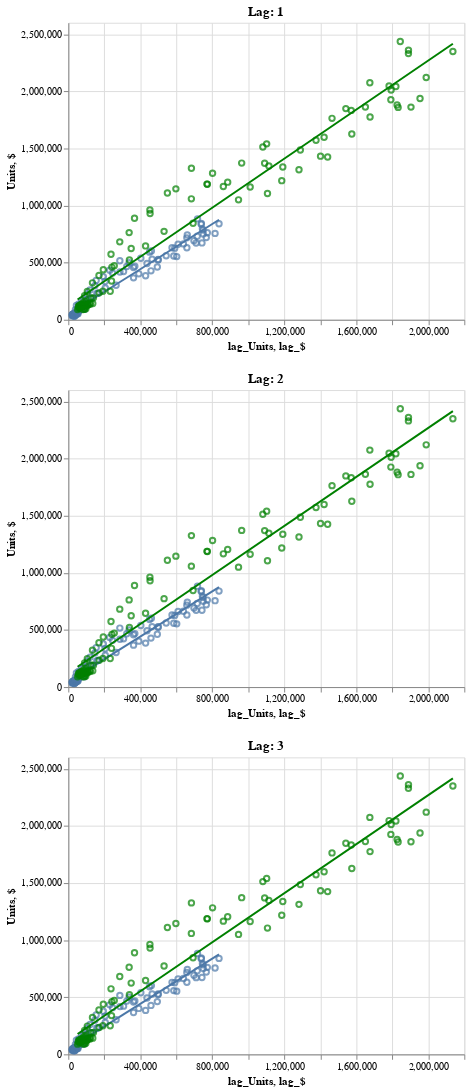

Source (notebook cell):
### Markdown cell above
In the figure above, the lags start dropping in correlation the farther we go out. Therefore we should pick the closest 3

### Code cell
def lag_plots(data, lag_num):
    """Plots a correlation chart between the units/$ metrics to their lags for how ever many lags specified

    Args:
        data (pandas DataFrame): Data
        lag_num (int): Number of lags. Level is yearly.

    Returns:
        altair Chart: Correlation lag plot
    """
    temp = data.copy()
    charts = []
    for lag in np.arange(1, lag_num+1):
        # Multiply by 52 to represent a year
        temp['lag_Units'] = temp['Units'].shift(periods=52*lag)
        temp['lag_$'] = temp['$'].shift(periods=52*lag)

        chart1 = alt.Chart(temp).mark_point().encode(x='lag_Units', y='Units')
        chart2 = alt.Chart(temp).mark_point(color = 'green').encode(x='lag_$', y='$')

        charts.append((
            chart1 + 
            chart1.transform_regression('lag_Units', 'Units').mark_line(color='light blue') + 
            chart2 + 
            chart2.transform_regression('lag_$', '$').mark_line(color='green')
            ).properties(title=f'Lag: {lag}'))

    # * means packaging arguments. In a function call, the * symbol can be used to pass a list of arguments as separate positional arguments
    # Also shared the x-axis among all charts
    return alt.vconcat(*charts).resolve_scale(
        x='shared'
    )

# Looking at correlation with 3 lag features
lag_plots(data, 3)

### Figure 1 — Vega-Lite specification as saved in the notebook (floating-point values rounded to 4 significant figures; data arrays with more than 128 entries replaced by an {"elided": "..."} marker saying what was removed)
{"config": {"view": {"continuousWidth": 400, "continuousHeight": 300}}, "vconcat": [{"layer": [{"mark": "point", "encoding": {"x": {"field": "lag_Units", "type": "quantitative"}, "y": {"field": "Units", "type": "quantitative"}}}, {"mark": {"type": "line", "color": "light blue"}, "encoding": {"x": {"field": "lag_Units", "type": "quantitative"}, "y": {"field": "Units", "type": "quantitative"}}, "transform": [{"on": "lag_Units", "regression": "Units"}]}, {"mark": {"type": "point", "color": "green"}, "encoding": {"x": {"field": "lag_$", "type": "quantitative"}, "y": {"field": "$", "type": "quantitative"}}}, {"mark": {"type": "line", "color": "green"}, "encoding": {"x": {"field": "lag_$", "type": "quantitative"}, "y": {"field": "$", "type": "quantitative"}}, "transform": [{"on": "lag_$", "regression": "$"}]}], "title": "Lag: 1"}, {"layer": [{"mark": "point", "encoding": {"x": {"field": "lag_Units", "type": "quantitative"}, "y": {"field": "Units", "type": "quantitative"}}}, {"mark": {"type": "line", "color": "light blue"}, "encoding": {"x": {"field": "lag_Units", "type": "quantitative"}, "y": {"field": "Units", "type": "quantitative"}}, "transform": [{"on": "lag_Units", "regression": "Units"}]}, {"mark": {"type": "point", "color": "green"}, "encoding": {"x": {"field": "lag_$", "type": "quantitative"}, "y": {"field": "$", "type": "quantitative"}}}, {"mark": {"type": "line", "color": "green"}, "encoding": {"x": {"field": "lag_$", "type": "quantitative"}, "y": {"field": "$", "type": "quantitative"}}, "transform": [{"on": "lag_$", "regression": "$"}]}], "title": "Lag: 2"}, {"layer": [{"mark": "point", "encoding": {"x": {"field": "lag_Units", "type": "quantitative"}, "y": {"field": "Units", "type": "quantitative"}}}, {"mark": {"type": "line", "color": "light blue"}, "encoding": {"x": {"field": "lag_Units", "type": "quantitative"}, "y": {"field": "Units", "type": "quantitative"}}, "transform": [{"on": "lag_Units", "regression": "Units"}]}, {"mark": {"type": "point", "color": "green"}, "encoding": {"x": {"field": "lag_$", "type": "quantitative"}, "y": {"field": "$", "type": "quantitative"}}}, {"mark": {"type": "line", "color": "green"}, "encoding": {"x": {"field": "lag_$", "type": "quantitative"}, "y": {"field": "$", "type": "quantitative"}}, "transform": [{"on": "lag_$", "regression": "$"}]}], "title": "Lag: 3"}], "data": {"name": "data-cbfab7e0ec725de900f4e4f76a7b23ad"}, "resolve": {"scale": {"x": "shared"}}, "$schema": "https://vega.github.io/schema/vega-lite/v4.17.0.json", "datasets": {"data-cbfab7e0ec725de900f4e4f76a7b23ad": {"elided": "261 records"}}}
